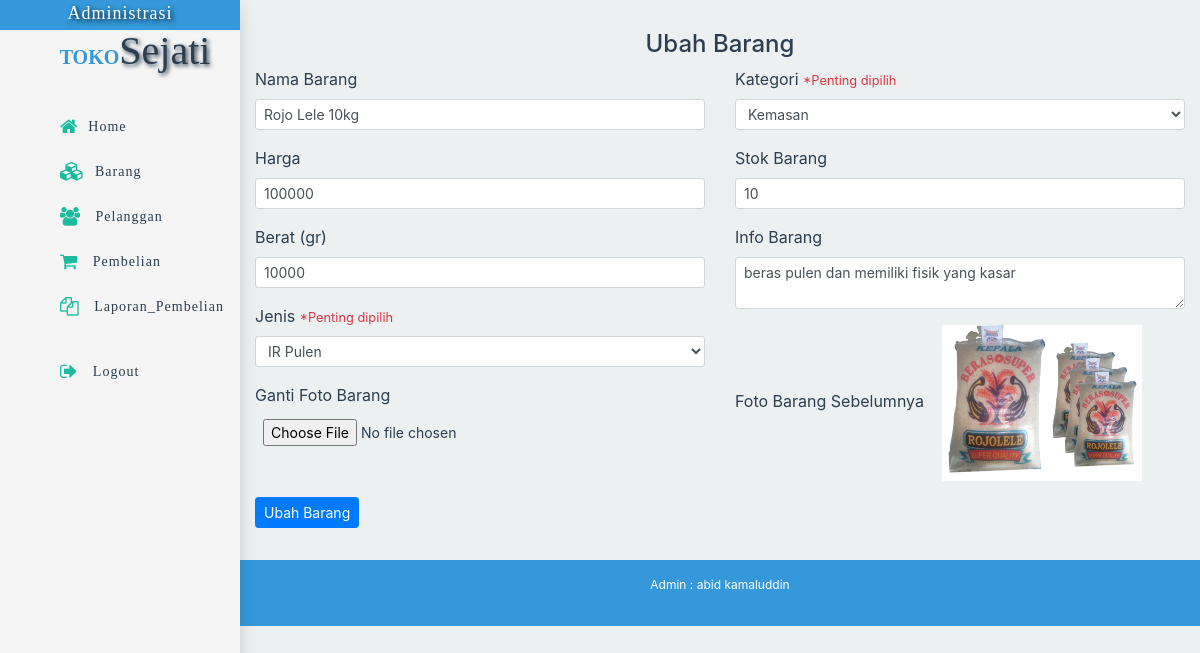
The app's page /admin/index.php?halaman=ubahbrg&id=8 (signed in) with its own data.
### tables this page shows
CREATE TABLE `barang` (
  `id_barang` int(5) NOT NULL,
  `nama_barang` varchar(25) DEFAULT NULL,
  `harga_barang` int(15) DEFAULT NULL,
  `berat_barang` int(5) DEFAULT NULL,
  `foto_barang` varchar(100) DEFAULT NULL,
  `jenis` varchar(20) DEFAULT NULL,
  `kategori` varchar(20) NOT NULL,
  `stok` int(5) DEFAULT NULL,
  `info_barang` text
);

### admin/ubahbrg.php (the view, shortened to what this page needs)
<h4 class="text-center dm">Ubah Barang</h4>
<?php
$ambil = $db->query("SELECT * FROM barang WHERE id_barang='$_GET[id]'");
$row = $ambil->fetch_assoc();
?>
<form action="" method="POST" enctype="multipart/form-data">
    <div class="row">
        <div class="col-md-6 col-12">
            <div class="form-group">
                <label for="nama_barang">Nama Barang</label>
                <input type="text" id="nama_barang" name="nama_barang" class="form-control form-control-sm" placeholder="Masukan Nama Barang" value="<?php echo $row['nama_barang']; ?>" required>
            </div>
            <div class="form-group">
                <label for="harga_barang">Harga </label>
                <input type="number" id="harga_barang" name="harga_barang" class="form-control form-control-sm" placeholder="Masukan Harga Barang" value="<?php echo $row['harga_barang']; ?>" required>
            </div>
            <div class="form-group">
                <label for="berat_barang">Berat (gr)</label>
                <input type="number" id="berat_barang" name="berat_barang" class="form-control form-control-sm" placeholder="Masukan Berat Barang"value="<?php echo $row['berat_barang']; ?>">
            </div>
            <div class="form-group">
                <label for="jenis_barang">Jenis <small class="text-danger">*Penting dipilih </small> </label>
                <select name="jenis_barang" class="form-control form-control-sm" id="jenis_barang"  value="<?php echo $row['jenis']; ?>"> >
                    <?php
                        $ambil = $db->query("SELECT * FROM jenis");
                        while($perjenis = $ambil->fetch_assoc()){
                    ?>
                        <option value="<?php echo $perjenis["jenis"]; ?>"> <?php echo $perjenis["jenis"]; ?></option>
                        <?php } ?>
                </select>
            </div>
            <div class="form-group">
                <label for="foto_barang"> Ganti Foto Barang</label>
                <input type="file" id="foto_barang" class="form-control-file form-control-sm" name="foto_barang">
            </div>
        </div>
        <div class="col-md-6 col-12">
            <div class="form-group">
                <label for="kategori">Kategori <small class="text-danger">*Penting dipilih </small></label>
                <select name="kategori" id="kategori" class="form-control form-control-sm" value="<?php echo $row['kategori']; ?>">
                    <?php
                        $ambil = $db->query("SELECT * FROM kategori");
                        while($perkategori = $ambil->fetch_assoc()){
                    ?>
                        <option value="<?php echo $perkategori["kategori"]; ?>"><?php echo $perkategori["kategori"]; ?></option>
                        <?php } ?>
                </select>
            </div>
            <div class="form-group">
                <label for="stok_barang">Stok Barang</label>
                <input type="number" id="stok_barang" name="stok_barang" placeholder="Masukan Jumlah stok Barang" class="form-control form-control-sm" value="<?php echo $row['stok']; ?>">
            </div>
            <div class="form-group">
                <label for="info_barang">Info Barang</label>
                <textarea cols="100" rows="2" name="info_barang" id="info_barang" class="form-control form-control-sm" placeholder="Masukan informasi barang" ><?php echo $row['info_barang']; ?></textarea>
            </div>
            <div class="form-group">
                Foto Barang Sebelumnya &nbsp;&nbsp;
                <img src="../img/produk/<?php echo $row['foto_barang'] ?>" width="200px">
            </div>
        </div>
        <div class="col-12">
             <div class="form-group">
                <button class="btn btn-sm btn-primary"  name="submit"> Ubah Barang</button>
            </div>
        </div>
    </div>
</form>

### warna.css (style rules this page uses)
*, *::before, *::after { box-sizing: border-box; }
html { background: #ecf0f1; scroll-behavior: smooth; }
body { font-family: 'Times New Roman', Times, serif; font-size: 1em; color: #2c3e50; }
.dm { margin-top: 30px; }

### records on screen
barang: nama_barang "Rojo Lele 10kg", harga_barang "100000", stok_barang "10", info_barang "beras pulen dan memiliki fisik yang kasar", foto_barang (picture)

### other values on screen
$_SESSION["admintoko"]["namaAdmin"] "abid kamaluddin"
form field jenis_barang "IR Pulen"
form field kategori "Kemasan"
